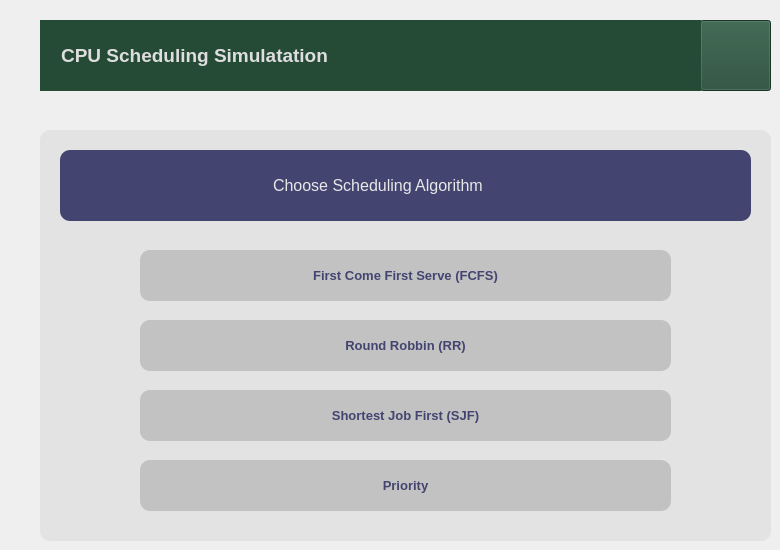
    <widget class="QWidget" name="tab">
     <attribute name="title">
      <string>Home</string>
     </attribute>
     <widget class="QPushButton" name="pushButton">
      <property name="geometry">
       <rect>
        <x>700</x>
        <y>20</y>
        <width>71</width>
        <height>71</height>
       </rect>
      </property>
      <property name="styleSheet">
       <string notr="true">background-color: rgb(37, 75, 55);
color: rgb(255, 255, 255);
</string>
      </property>
      <property name="text">
       <string/>
      </property>
      <property name="icon">
       <iconset resource="img.qrc">
        <normaloff>:/img/CPU2.png</normaloff>:/img/CPU2.png</iconset>
      </property>
      <property name="iconSize">
       <size>
        <width>50</width>
        <height>50</height>
       </size>
      </property>
     </widget>
     <widget class="QLabel" name="label">
      <property name="geometry">
       <rect>
        <x>40</x>
        <y>20</y>
        <width>661</width>
        <height>71</height>
       </rect>
      </property>
      <property name="font">
       <font>
        <family>MS Shell Dlg 2</family>
        <pointsize>14</pointsize>
        <weight>75</weight>
        <bold>true</bold>
       </font>
      </property>
      <property name="styleSheet">
       <string notr="true">background-color: rgb(37, 75, 55);
color: rgb(222, 222, 222);
</string>
      </property>
      <property name="text">
       <string>    CPU Scheduling Simulatation</string>
      </property>
     </widget>
     <widget class="QGroupBox" name="groupBox">
      <property name="geometry">
       <rect>
        <x>40</x>
        <y>130</y>
        <width>731</width>
        <height>411</height>
       </rect>
      </property>
      <property name="accessibleName">
       <string>0</string>
      </property>
      <property name="styleSheet">
       <string notr="true">background-color: rgb(227, 227, 227);
border-radius: 10px;</string>
      </property>
      <property name="title">
       <string/>
      </property>
      <widget class="QLabel" name="label_5">
       <property name="geometry">
        <rect>
         <x>20</x>
         <y>20</y>
         <width>691</width>
         <height>71</height>
        </rect>
       </property>
       <property name="font">
        <font>
         <family>MS Shell Dlg 2</family>
         <pointsize>12</pointsize>
        </font>
       </property>
       <property name="styleSheet">
        <string notr="true">background-color: rgb(68, 68, 113);
color: rgb(231, 231, 231);</string>
       </property>
       <property name="text">
        <string>                                                Choose Scheduling Algorithm</string>
       </property>
      </widget>
      <widget class="QPushButton" name="pushButton_3">
       <property name="geometry">
        <rect>
         <x>100</x>
         <y>120</y>
         <width>531</width>
         <height>51</height>
        </rect>
       </property>
       <property name="font">
        <font>
         <family>MS Shell Dlg 2</family>
         <pointsize>10</pointsize>
         <weight>75</weight>
         <bold>true</bold>
        </font>
       </property>
       <property name="styleSheet">
        <string notr="true">background-color: rgb(194, 194, 194);
color: rgb(68, 68, 113);
border-radius: 10px;</string>
       </property>
       <property name="text">
        <string>First Come First Serve (FCFS)</string>
       </property>
      </widget>
      <widget class="QPushButton" name="pushButton_4">
       <property name="geometry">
        <rect>
         <x>100</x>
         <y>190</y>
         <width>531</width>
         <height>51</height>
        </rect>
       </property>
       <property name="font">
        <font>
         <family>MS Shell Dlg 2</family>
         <pointsize>10</pointsize>
         <weight>75</weight>
         <bold>true</bold>
        </font>
       </property>
       <property name="styleSheet">
        <string notr="true">background-color: rgb(194, 194, 194);
color: rgb(68, 68, 113);
border-radius: 10px;</string>
       </property>
       <property name="text">
        <string>Round Robbin (RR)</string>
       </property>
      </widget>
      <widget class="QPushButton" name="pushButton_5">
       <property name="geometry">
        <rect>
         <x>100</x>
         <y>260</y>
         <width>531</width>
         <height>51</height>
        </rect>
       </property>
       <property name="font">
        <font>
         <family>MS Shell Dlg 2</family>
         <pointsize>10</pointsize>
         <weight>75</weight>
         <bold>true</bold>
        </font>
       </property>
       <property name="styleSheet">
        <string notr="true">background-color: rgb(194, 194, 194);
color: rgb(68, 68, 113);
border-radius: 10px;</string>
       </property>
       <property name="text">
        <string>Shortest Job First (SJF)</string>
       </property>
      </widget>
      <widget class="QPushButton" name="pushButton_6">
       <property name="geometry">
        <rect>
         <x>100</x>
         <y>330</y>
         <width>531</width>
         <height>51</height>
        </rect>
       </property>
       <property name="font">
        <font>
         <family>MS Shell Dlg 2</family>
         <pointsize>10</pointsize>
         <weight>75</weight>
         <bold>true</bold>
        </font>
       </property>
       <property name="styleSheet">
        <string notr="true">background-color: rgb(194, 194, 194);
color: rgb(68, 68, 113);
border-radius: 10px;</string>
       </property>
       <property name="text">
        <string>Priority</string>
       </property>
      </widget>
     </widget>
    </widget>
